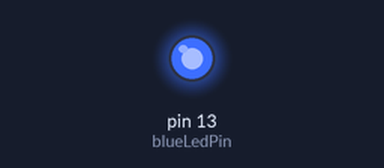
Simulated run of this sketch. Board: Arduino Uno, built with avr-gcc and run on an emulated ATmega328P. On the bench: output pins drawn as LEDs (lit = HIGH).

Above: at 0.5 s.
At 10.5 s:
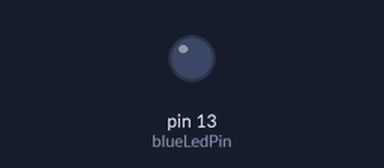
Timing chart, 0 to 11.7 s (numbered marks = the images above):
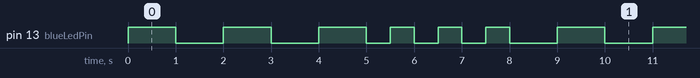

Measured:
- by itself, pin 13 (blueLedPin): repeats every 9.0 s: 2 × (LOW 1.0 s, HIGH 1.0 s), 3 × (LOW 0.50 s, HIGH 0.50 s), LOW 1.0 s, HIGH 1.0 s
- by itself, everything shown: repeats every 9.0 s, in 12 steps

The sketch:

level3_1.ino
```cpp
// (licence header left out)
int blueLed  = 13;
int TimeSlow = 1000;
int TimeFast = 500;
int blueLedPin = 13;

void setup() { //The Setup function runs once.
  pinMode(blueLedPin, OUTPUT);  //Setup Blue LED pin as an output pin.
}

void loop() { //The loop function runs forever.
  //1
  digitalWrite(blueLedPin, HIGH);
  delay(TimeSlow);
  digitalWrite(blueLedPin, LOW);
  delay(TimeSlow);
  //2
  digitalWrite(blueLedPin, HIGH);
  delay(TimeSlow);
  digitalWrite(blueLedPin, LOW);
  delay(TimeSlow);
  //3
  digitalWrite(blueLedPin, HIGH);
  delay(TimeSlow);
  digitalWrite(blueLedPin, LOW);
  delay(TimeFast);

  //1
  digitalWrite(blueLedPin, HIGH);
  delay(TimeFast);
  digitalWrite(blueLedPin, LOW);
  delay(TimeFast);
  //2
  digitalWrite(blueLedPin, HIGH);
  delay(TimeFast);
  digitalWrite(blueLedPin, LOW);
  delay(TimeFast);
  //3
  digitalWrite(blueLedPin, HIGH);
  delay(TimeFast);
  digitalWrite(blueLedPin, LOW);
  delay(TimeSlow);
}
```
